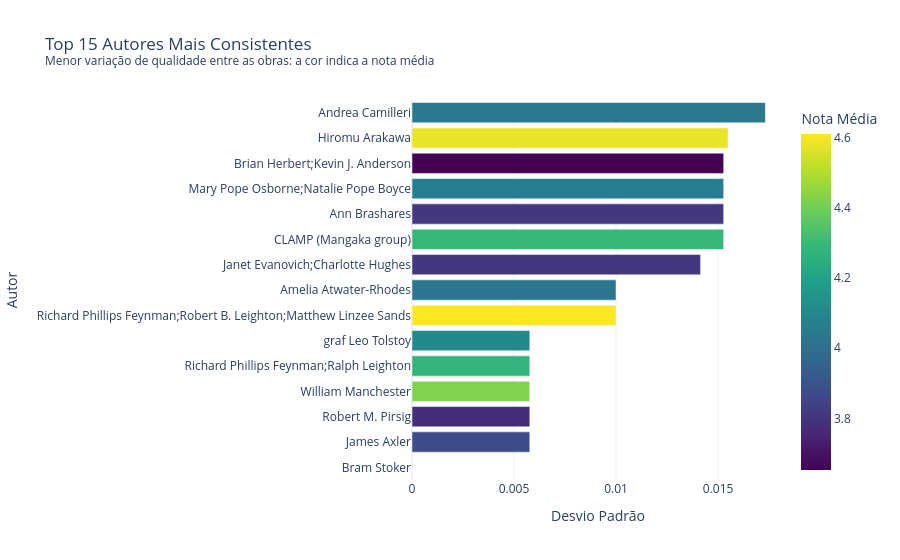

The code cell stored with this chart in its notebook:
### Markdown cell above
## 2. Os Autores Mais Consistentes do Catálogo

Identificamos os 15 autores com menor variação de qualidade entre suas obras. A cor de cada barra representa a nota média do autor, permitindo distinguir autores que são consistentemente bons daqueles que são consistentemente mediocres.

### Code cell
mais_consistentes = stats.nsmallest(15, 'desvio_nota')

fig = px.bar(
    mais_consistentes,
    x='desvio_nota',
    y='authors',
    orientation='h',
    color='media_nota',
    color_continuous_scale='Viridis',
    hover_data=['qtd_livros', 'media_nota'],
    title='Top 15 Autores Mais Consistentes<br><sup>Menor variação de qualidade entre as obras: a cor indica a nota média</sup>',
    labels={'desvio_nota': 'Desvio Padrão', 'authors': 'Autor',
            'media_nota': 'Nota Média', 'qtd_livros': 'Qtd. Livros'},
    template='plotly_white'
)

fig.update_layout(yaxis={'categoryorder': 'total ascending'})
fig.show()

### Figure 1 — Plotly figure (JSON) as saved in the notebook; plotly's stock layout.template omitted (floating-point values rounded to 4 significant figures)
{"data": [{"customdata": [[3.0, 3.99], [3.0, 3.873], [3.0, 3.773], [3.0, 4.427], [3.0, 4.277], [3.0, 4.103], [3.0, 4.61], [3.0, 4.03], [4.0, 3.81], [3.0, 4.293], [3.0, 3.807], [3.0, 4.057], [3.0, 3.653], [6.0, 4.58], [3.0, 4.04]], "hovertemplate": "Desvio Padrão=%{x}<br>Autor=%{y}<br>Qtd. Livros=%{customdata[0]}<br>Nota Média=%{marker.color}<extra></extra>", "legendgroup": "", "marker": {"color": [3.99, 3.873, 3.773, 4.427, 4.277, 4.103, 4.61, 4.03, 3.81, 4.293, 3.807, 4.057, 3.653, 4.58, 4.04], "coloraxis": "coloraxis", "pattern": {"shape": ""}}, "name": "", "orientation": "h", "showlegend": false, "textposition": "auto", "type": "bar", "x": [0.0, 0.005774, 0.005774, 0.005774, 0.005774, 0.005774, 0.01, 0.01, 0.01414, 0.01528, 0.01528, 0.01528, 0.01528, 0.01549, 0.01732], "xaxis": "x", "y": ["Bram Stoker", "James Axler", "Robert M. Pirsig", "William Manchester", "Richard Phillips Feynman;Ralph Leighton", "graf Leo Tolstoy", "Richard Phillips Feynman;Robert B. Leighton;Matthew Linzee Sands", "Amelia Atwater-Rhodes", "Janet Evanovich;Charlotte Hughes", "CLAMP (Mangaka group)", "Ann Brashares", "Mary Pope Osborne;Natalie Pope Boyce", "Brian Herbert;Kevin J. Anderson", "Hiromu Arakawa", "Andrea Camilleri"], "yaxis": "y"}], "layout": {"barmode": "relative", "coloraxis": {"colorbar": {"title": {"text": "Nota Média"}}, "colorscale": [[0, "#440154"], [0.1111, "#482878"], [0.2222, "#3e4989"], [0.3333, "#31688e"], [0.4444, "#26828e"], [0.5556, "#1f9e89"], [0.6667, "#35b779"], [0.7778, "#6ece58"], [0.8889, "#b5de2b"], [1, "#fde725"]]}, "legend": {"tracegroupgap": 0}, "title": {"text": "Top 15 Autores Mais Consistentes<br><sup>Menor variação de qualidade entre as obras: a cor indica a nota média</sup>"}, "xaxis": {"anchor": "y", "domain": [0, 1], "title": {"text": "Desvio Padrão"}}, "yaxis": {"anchor": "x", "categoryorder": "total ascending", "domain": [0, 1], "title": {"text": "Autor"}}}}
